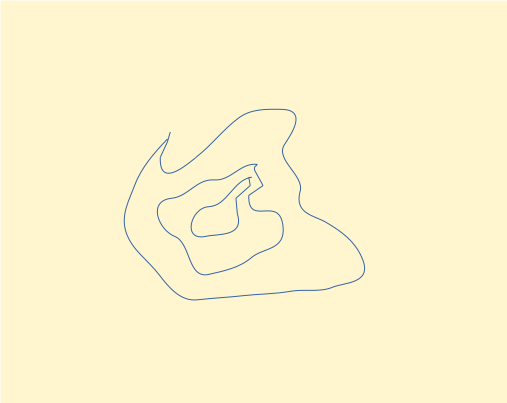
//> input picture Práctica-14/14/cmake-build-debug/Figura1.png, 507 x 403 px
$ ./main   (built with g++ and OpenCV 4)
//> lines starting //> are read from the running program, lines starting //| are printed output that depends on the picture; after the words box and inside, x2 and y2 are one past the last pixel; in counts of white or black regions, pixels touching at a corner belong together

// Librerías que contienen funciones estándar de C++
#include <iostream>
#include <cstdlib>


// Librería que contiene funciones matemáticas
#include <cmath>

// Librerías de OpenCV

// Se pueden cargar todas las Librerías incluyendo
//#include <opencv2/opencv.hpp>

// Contiene las definiciones fundamentales de las matrices e imágenes
#include <opencv2/core/core.hpp>
// Procesamiento de imágenes
#include <opencv2/imgproc/imgproc.hpp>
// Códecs de imágenes
#include <opencv2/imgcodecs/imgcodecs.hpp>
// Manejo de ventanas y eventos de ratón, teclado, etc.
#include <opencv2/highgui/highgui.hpp>
// Lectura de video
#include <opencv2/video/video.hpp>
// Escritura de video
#include <opencv2/videoio/videoio.hpp>

using namespace std;
using namespace cv; // Espacio de nombres de OpenCV (Contiene funciones y definiciones de varios elementos de OpenCV)

double distancia(Point p1, Point p2){
    double d = sqrt((p1.x-p2.x)*(p1.x-p2.x)+(p1.y-p2.y)*(p1.y-p2.y));
    return d;
}

int main(int argc, char *argv[]){

    Mat original = imread("Figura1.png", IMREAD_GRAYSCALE);
//> original: 403 rows x 507 cols, CV_8UC1; min 93, max 252, mean 242
    Mat cuadrado = imread("Cuadrado.png", IMREAD_GRAYSCALE);
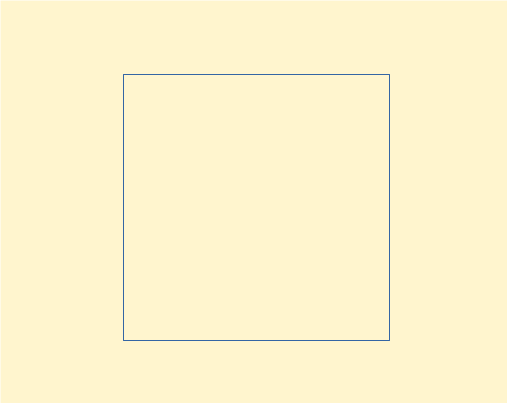
//> input picture Práctica-14/14/cmake-build-debug/Cuadrado.png, 507 x 403 px
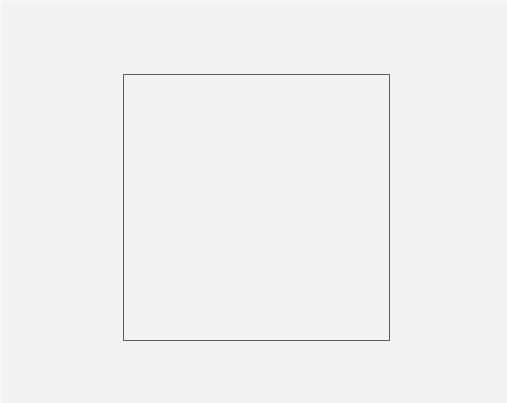
//> cuadrado: 403 rows x 507 cols, CV_8UC1; min 93, max 252, mean 242.2
    Mat canny;
    Mat imgContornos = Mat(Size(original.cols, original.rows), CV_8UC3, Scalar(0,200,200));
    Mat imgContornosC = Mat(Size(cuadrado.cols, cuadrado.rows), CV_8UC3, Scalar(0,200,200));
    Mat firma = Mat::zeros(Size(800,600), CV_8UC3);
    Mat bordesLaplace;
    Mat bordesLaplaceAbs;
    Mat cuadradoCanny;

    float ratio = 2.f;
    float cThreshold = 180.f;

    Canny(original,canny,cThreshold,cThreshold*ratio,3);
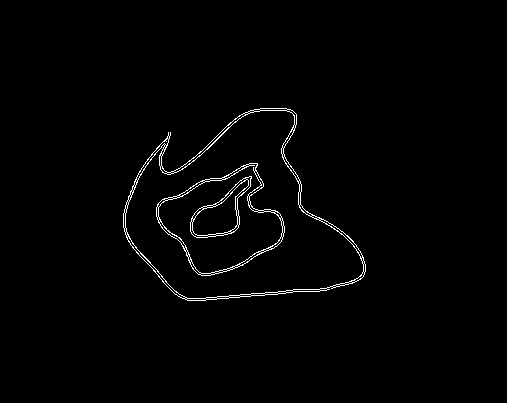
//> canny: 403 rows x 507 cols, CV_8UC1; 1.3% white in thin lines or dots, all inside (x1, y1, x2, y2) = (123, 108, 366, 301)
    Canny(cuadrado,cuadradoCanny,cThreshold,cThreshold*ratio,3);
//> cuadradoCanny: 403 rows x 507 cols, CV_8UC1; 1% white in thin lines or dots, all inside (x1, y1, x2, y2) = (122, 73, 391, 342)

    Laplacian(original, bordesLaplace, CV_16S, 3);
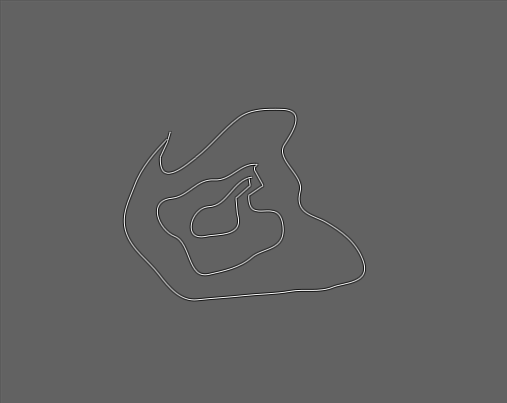
//> bordesLaplace: 403 rows x 507 cols, CV_16SC1; min -734, max 1174, mean -0.1; drawn with min black and max white
    convertScaleAbs(bordesLaplace, bordesLaplaceAbs);

    // Detección de contornos
    vector<vector<Point> > puntosContorno; // Puntos que conforman cada uno de los contornos de la imagen
    vector<Vec4i> jerarquia; // Indica cómo se conectan los diferentes puntos de los contornos

    vector<vector<Point> > puntosContornoC;
    vector<Vec4i> jerarquiaC;

    findContours(bordesLaplaceAbs,puntosContorno,jerarquia,RETR_TREE,CHAIN_APPROX_SIMPLE);
//> puntosContorno = 13 contours, 6 with area under 20; largest, box (x1, y1, x2, y2) and area: (122, 107, 367, 302) 29982, (125, 110, 364, 299) 26999, (155, 162, 285, 277) 9008, (158, 166, 282, 274) 7485, (189, 175, 253, 239) 1938, (192, 180, 249, 236) 1194, (0, 0, 507, 403) 908; jerarquia = 13 items, first 8: [12, -1, 1, -1], [2, -1, -1, 0], [3, 1, -1, 0], [4, 2, -1, 0], [5, 3, -1, 0], [6, 4, -1, 0], [-1, 5, 7, 0], [-1, -1, 8, 6]

    findContours(cuadradoCanny,puntosContornoC,jerarquiaC,RETR_EXTERNAL,CHAIN_APPROX_NONE);
//> puntosContornoC = 5 contours, 4 with area under 20; largest, box (x1, y1, x2, y2) and area: (124, 75, 389, 340) 69696; jerarquiaC = 5 items: [1, -1, -1, -1], [2, 0, -1, -1], [3, 1, -1, -1], [4, 2, -1, -1], [-1, 3, -1, -1]

    cout << "# de Contornos Detectados Figura1: " << puntosContorno.size() << endl;
//| # de Contornos Detectados Figura1: 13
    cout << "# de Contornos Detectados Cuadrado: " << puntosContornoC.size() << endl;
//| # de Contornos Detectados Cuadrado: 5

    drawContours(imgContornos,puntosContorno,0,Scalar(10,10,233),2,LINE_8, jerarquia,0);
//> imgContornos: 403 rows x 507 cols, CV_8UC3; mean B, G, R 0.1, 197.5, 200.4
    drawContours(imgContornos,puntosContorno,3,Scalar(10,233,10),2,LINE_8, jerarquia,0);
//> imgContornos: 403 rows x 507 cols, CV_8UC3; mean B, G, R 0.1, 197.5, 200.4

    drawContours(imgContornosC,puntosContornoC,2,Scalar(10,233,10),2,LINE_8, jerarquia,0);
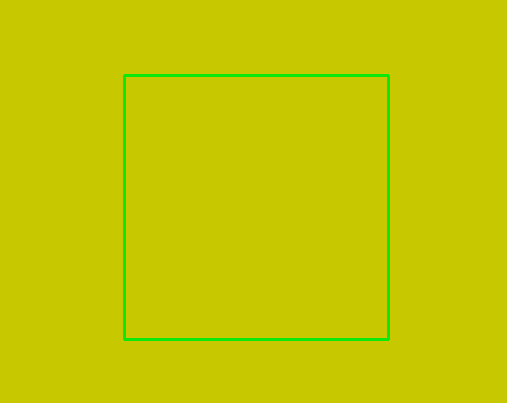
//> imgContornosC: 403 rows x 507 cols, CV_8UC3; mean B, G, R 0.2, 200.5, 197.1

    // Representación gráfica de la firma
    double dx = 10.d;
    line(firma,Point(10,10),Point(10,firma.rows-3),Scalar(0,0,200),2);
    line(firma,Point(3,firma.rows/2),Point(firma.cols-3,firma.rows/2),Scalar(0,0,200),2);
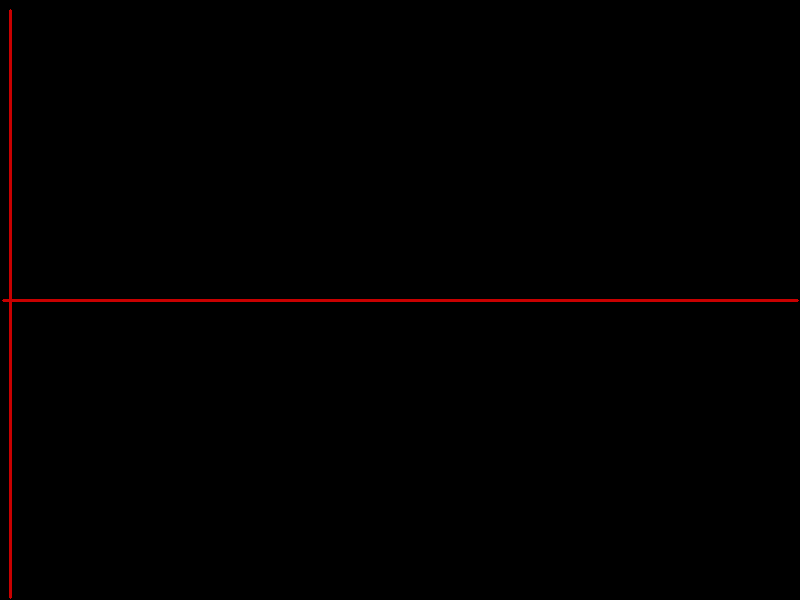
//> firma: 600 rows x 800 cols, CV_8UC3; mean B, G, R 0, 0, 1.7

    cout << "Tamaño: pos [0] = " << puntosContorno[0].size() << endl;
//| Tamaño: pos [0] = 322

    Moments momentos = moments(cuadradoCanny,true);
//> momentos = moments, m00 2116, centre m10/m00, m01/m00 = (256, 207)
    double cx = momentos.m10/momentos.m00;
//> cx = 256
    double cy = momentos.m01/momentos.m00;
//> cy = 207
    Point centroide(cx,cy);
//> centroide = Point(256, 207)

    circle(cuadrado,centroide,3,Scalar(0),3);
//> cuadrado: 403 rows x 507 cols, CV_8UC1; 96 pixels changed, all inside (x1, y1, x2, y2) = (251, 202, 262, 213)


    vector<double> distancias;
    for(int i=0;i<puntosContornoC[2].size();i++){
        distancias.push_back(distancia(centroide,puntosContornoC[2][i]));
        cout << distancias[distancias.size()-1] << endl;
        circle(firma,Point(dx,(firma.rows/2)-distancias[distancias.size()-1]),3,Scalar(10,200,200),3);
        dx+=0.7d;
    }
//> this loop made 1056 passes
//> d in distancia on passes 1 to 3: 186.7, 186, 185.3
//| 186.676
//| 185.97
//| 185.267
//| 184.567
//| 183.87
//| 183.175
//| 182.483
//| 181.794
//> (output is shown up to pass 8 of 1056)
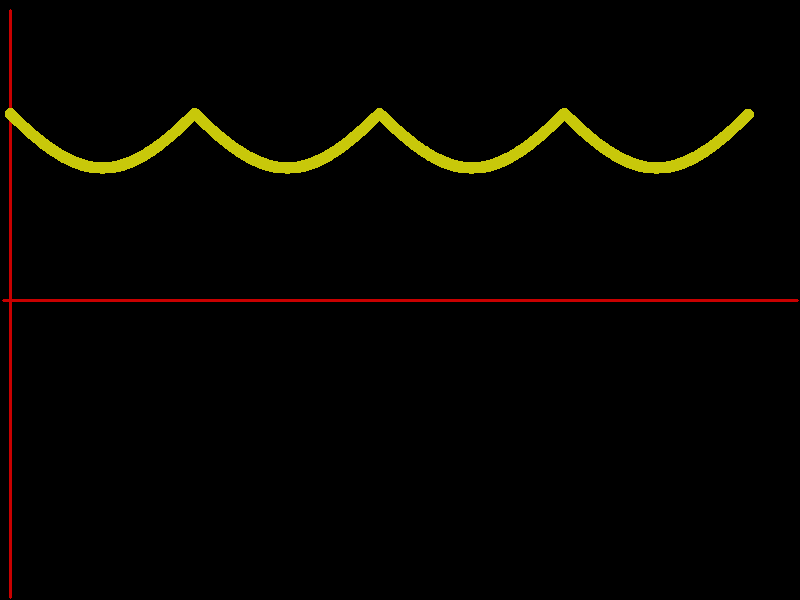
//> firma: 600 rows x 800 cols, CV_8UC3; 2.11% of pixels changed, all inside (x1, y1, x2, y2) = (5, 108, 754, 174)
//> after the loop, distancias = 1056 values, max 186.7 at index 0, min 132 at index 132, mean 151.5; dx = 749.2


    namedWindow("Original", WINDOW_AUTOSIZE);
    namedWindow("Canny", WINDOW_AUTOSIZE);
    namedWindow("Laplace", WINDOW_AUTOSIZE);
    namedWindow("Contornos", WINDOW_AUTOSIZE);

    namedWindow("ContornosCuadrado", WINDOW_AUTOSIZE);
    namedWindow("Cuadrado", WINDOW_AUTOSIZE);
    namedWindow("CuadradoCanny", WINDOW_AUTOSIZE);
    namedWindow("Firma", WINDOW_AUTOSIZE);

    imshow("Original", original);
    imshow("Cuadrado", cuadrado);
    imshow("Canny", canny);
    imshow("Laplace", bordesLaplaceAbs);
    imshow("Contornos",imgContornos);
    imshow("ContornosCuadrado",imgContornosC);
    imshow("CuadradoCanny",cuadradoCanny);
    imshow("Firma",firma);

    waitKey(0);
    destroyAllWindows();

    return 0;
}
